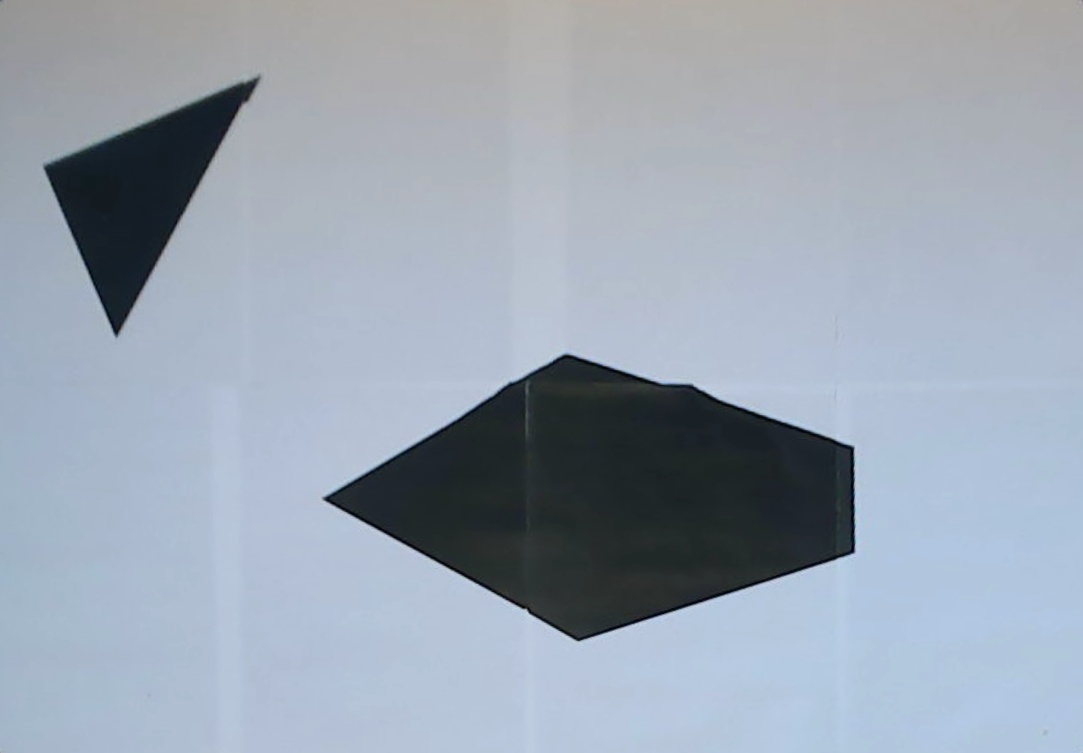
#> input picture src/aruco_capture_homographie.jpg, 1083 x 753 px
$ python traitement.py
#> lines starting #> are read from the running program, lines starting #| are printed output that depends on the picture; after the words box and inside, x2 and y2 are one past the last pixel; in counts of white or black regions, pixels touching at a corner belong together
import cv2
import numpy as np

def analyser_formes_geometriques(chemin_image, precision=0.02, afficher=True):
    """
    Analyse une image pour d�tecter toutes les formes g�om�triques et leurs sommets.

    Args:
        chemin_image: Chemin vers l'image � analyser
        precision: Pr�cision pour l'approximation polygonale (plus petit = plus pr�cis)
        afficher: Si True, affiche l'image avec les contours et sommets d�tect�s

    Returns:
        tableau: Structure [figure][sommet][x=0, y=1] contenant les positions des sommets
    """
#> called with chemin_image = 'aruco_capture_homographie.jpg', precision = 0.02, afficher = True

    # Charger l'image
    image = cv2.imread(chemin_image)
#> image is the input picture: shape (753, 1083, 3); mean B, G, R 178, 165, 154.6
    if image is None:
        raise ValueError(f"Impossible de charger l'image: {chemin_image}")

    # Cr�er une copie pour l'affichage
    image_affichage = image.copy()

    # Convertir en niveaux de gris
    gris = cv2.cvtColor(image, cv2.COLOR_BGR2GRAY)
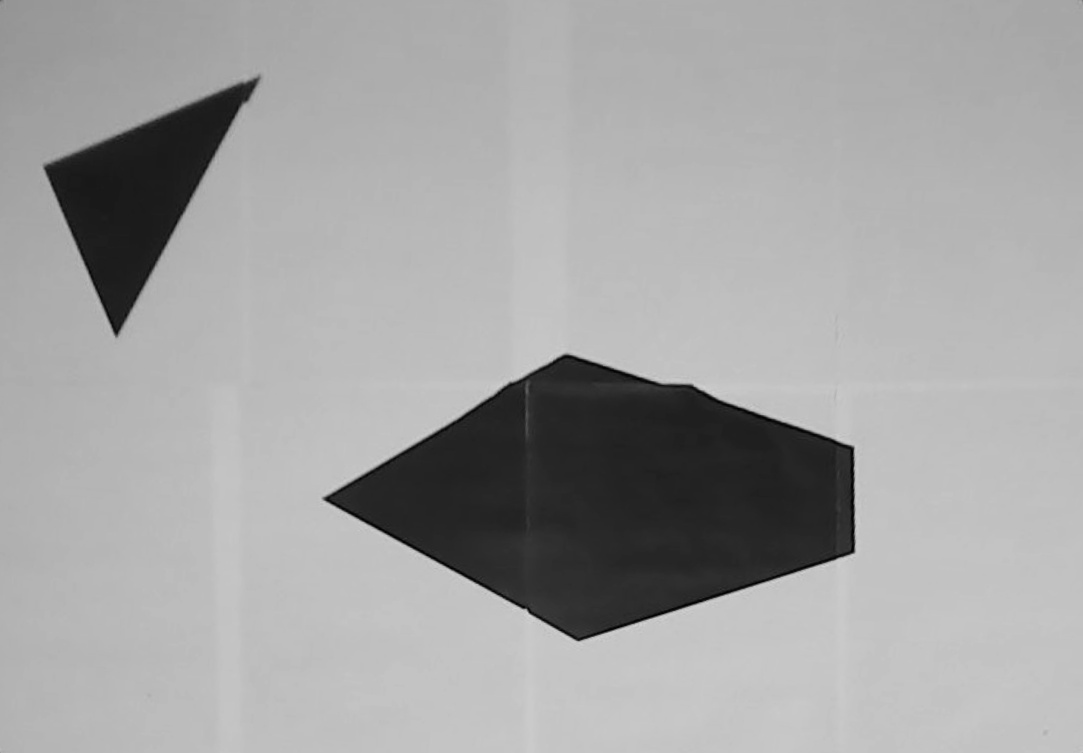
#> gris: shape (753, 1083); min 0, max 213, mean 163.3

    # Appliquer un flou pour r�duire le bruit
    gris = cv2.GaussianBlur(gris, (5, 5), 0)

    # D�tection des contours avec seuillage adaptatif
    #invers la couleur de seuil
    _, seuil = cv2.threshold(gris, 100, 255, cv2.THRESH_BINARY_INV)
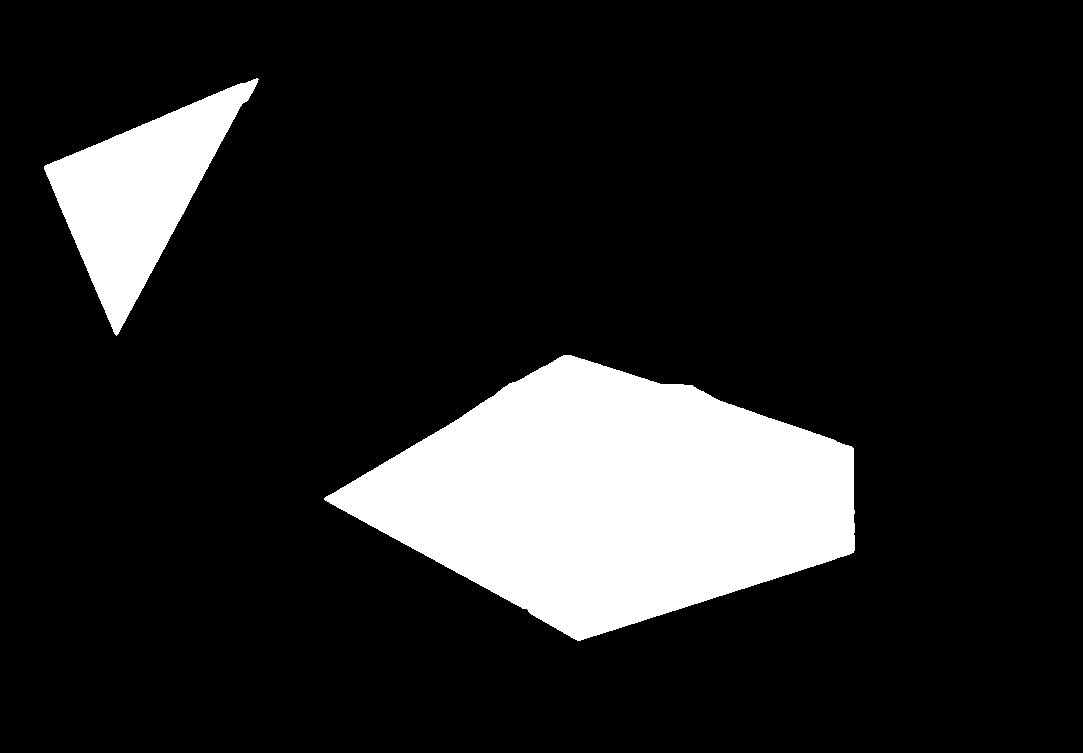
#> seuil: shape (753, 1083); 13.9% white; 2 white regions

    # Trouver tous les contours
    contours, _ = cv2.findContours(seuil, cv2.RETR_LIST, cv2.CHAIN_APPROX_SIMPLE)
#> contours = 2 contours; box (x1, y1, x2, y2) and area: (324, 355, 855, 641) 91399, (44, 78, 259, 336) 21450

    # Tableau pour stocker les r�sultats
    tableau = []

    # Analyser chaque contour
    for i, contour in enumerate(contours):
        # Ignorer les tr�s petits contours (bruit)
        aire = cv2.contourArea(contour)
        if aire < 100:  # Seuil minimum d'aire
            continue


        # Calculer le p�rim�tre
        perimetre = cv2.arcLength(contour, True)

        # Approximation polygonale pour trouver les sommets
        epsilon = precision * perimetre
        approx = cv2.approxPolyDP(contour, epsilon, True)

        # Cr�er le tableau des sommets pour cette figure
        sommets = []
        for point in approx:
            # point[0] contient [x, y]
            x = int(point[0][0])
            y = int(point[0][1])
            sommets.append([x, y])  # [x, y] o� x est � l'index 0 et y � l'index 1

        # Ajouter cette figure au tableau principal
        tableau.append(sommets)

        # Affichage visuel si demand�
        if afficher:
            # Dessiner le contour
            couleur = (160, 50, 0)  # Bleu foncé en BGR
            cv2.drawContours(image_affichage, [approx], -1, couleur, 5)

            # Dessiner les sommets
            for sommet in sommets:
                cv2.circle(image_affichage, tuple(sommet), 10, (0, 0, 255), -1)

            # Ajouter le num�ro de la figure (correspond � l'index dans le tableau)
            M = cv2.moments(contour)
            if M["m00"] != 0:
                cx = int(M["m10"] / M["m00"])
                cy = int(M["m01"] / M["m00"])
                # Utiliser len(tableau)-1 pour avoir le bon index
                cv2.putText(image_affichage, f"obstacle {len(tableau)}", (cx-100, cy),
                           cv2.FONT_HERSHEY_SIMPLEX, 0.75, (255, 255, 255), 2)
#> this loop made 2 passes
#> (aire, perimetre, epsilon, approx, couleur, cx, cy) on pass 2: (21449.5, 765.7, 15.31, [[257, 78], [44, 166], [116, 335]], (160, 50, 0), 138, 192)
#> (aire, perimetre, epsilon, couleur, cx, cy) on pass 1: (91399, 1358.7, 27.17, (160, 50, 0), 612, 496)
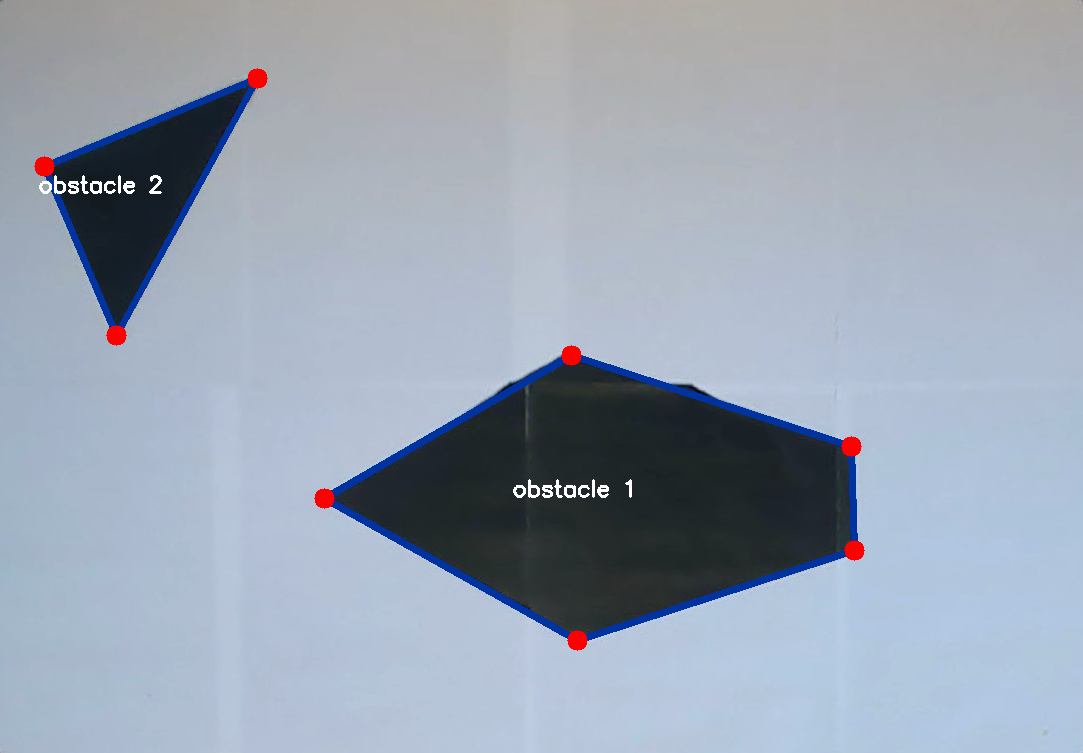
#> image_affichage: shape (753, 1083, 3); 2.05% of pixels changed, all inside (x1, y1, x2, y2) = (34, 68, 865, 651)
#> after the loop, tableau = [[[324, 498], [577, 640], [854, 550], [851, 446], [571, 355]], [[257, 78], [44, 166], [116, 335]]]

    # Afficher toutes les �tapes du traitement
    if afficher:
        cv2.imshow('1 - Image originale', image)
        cv2.imshow('2 - Image en niveaux de gris', gris)
        cv2.imshow('3 - Image apres seuillage', seuil)
        cv2.imshow('4 - Formes detectees', image_affichage)
        cv2.waitKey(0)
        cv2.destroyAllWindows()

    return tableau


def afficher_resultats(tableau):
    """
    Affiche les r�sultats de mani�re lisible.

    Args:
        tableau: Structure [figure][sommet][x=0, y=1]
    """
    print(f"\n=== RESULTATS DE L'ANALYSE ===")
    print(f"Nombre de obstacles détectées: {len(tableau)}\n")

    for i, figure in enumerate(tableau):
        nb_sommets = len(figure)

        print(f"obstacle {i+1} -  ({nb_sommets} sommets):")
        for j, sommet in enumerate(figure):
            x = sommet[0]  # x est � l'index 0
            y = sommet[1]  # y est � l'index 1
            print(f"  Sommet {j}: x={x}, y={y}")
        print()


# Exemple d'utilisation
if __name__ == "__main__":
    # Remplacer par le chemin de votre image
    chemin_image = "aruco_capture_homographie.jpg"

    try:
        # Analyser l'image
        # precision: plus petit = plus pr�cis (0.01 � 0.05 recommand�)
        tableau = analyser_formes_geometriques(chemin_image, precision=0.02, afficher=True)

        # Afficher les r�sultats
        afficher_resultats(tableau)
#| Nombre de obstacles détectées: 2
#> the loop in afficher_resultats, `for i, figure in enumerate(tableau):` made 2 passes
#> (figure, nb_sommets) on passes 1 to 2: ([[324, 498], [577, 640], [854, 550], [851, 446], [571, 355]], 5), ([[257, 78], [44, 166], [116, 335]], 3)
#| obstacle 1 -  (5 sommets):
#|   Sommet 0: x=324, y=498
#|   Sommet 1: x=577, y=640
#|   Sommet 2: x=854, y=550
#|   Sommet 3: x=851, y=446
#|   Sommet 4: x=571, y=355
#| obstacle 2 -  (3 sommets):
#|   Sommet 0: x=257, y=78
#|   Sommet 1: x=44, y=166
#|   Sommet 2: x=116, y=335

    except Exception as e:
        print(f"Erreur: {e}")
